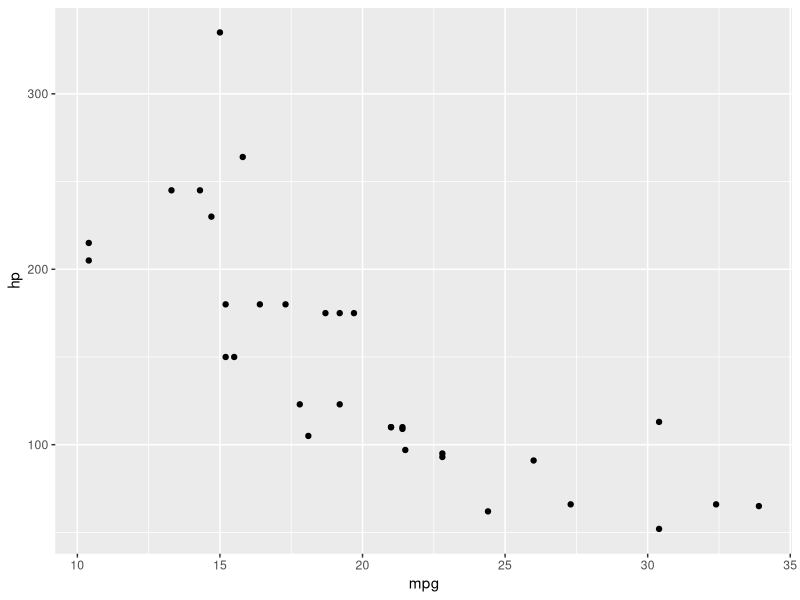
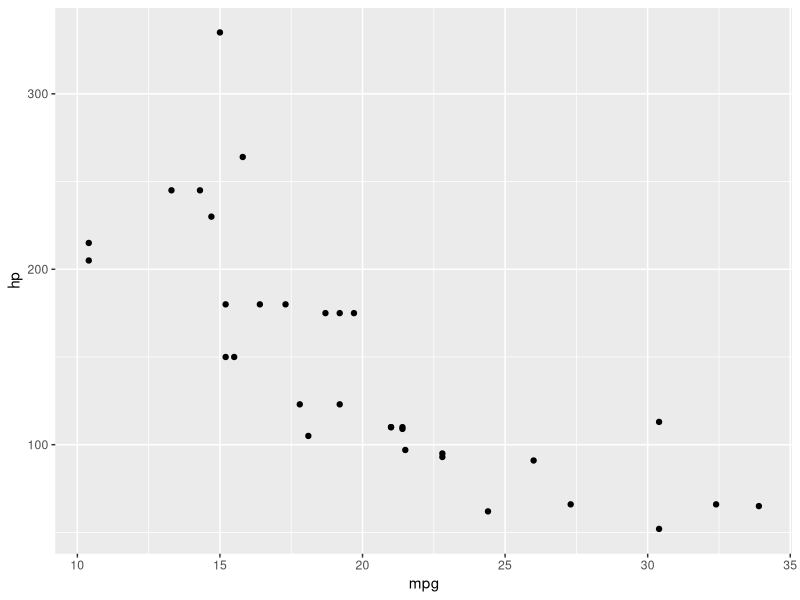
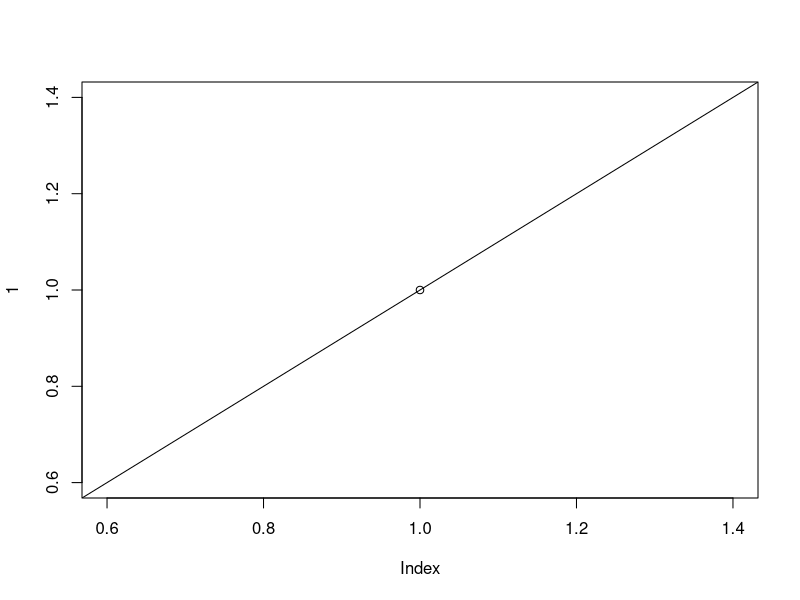
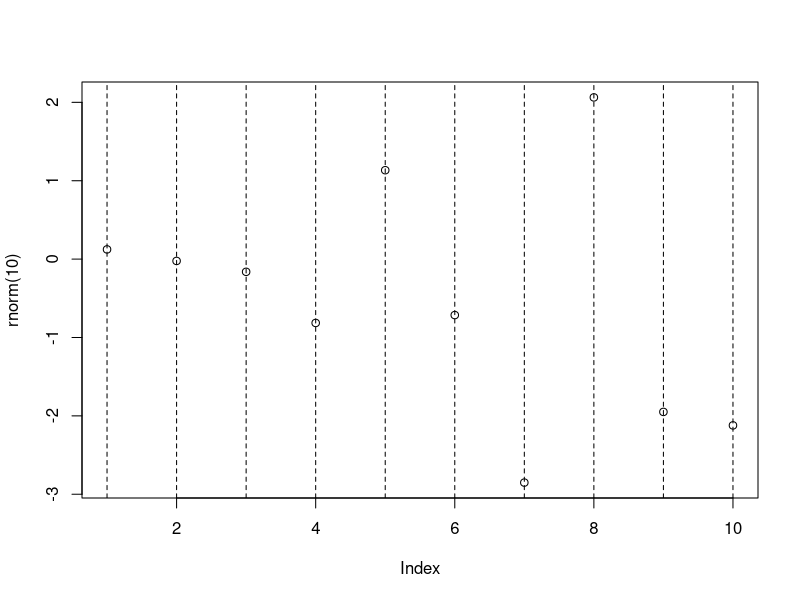

Recreate these plots in R, in order.
## ---- chunk 1
mtcars
library("ggplot2")
ggplot(mtcars, mapping = aes(mpg, hp))+
  geom_point()
## ---- chunk 2
ggplot(mtcars, mapping = aes(mpg, hp))+
  geom_point()
## ---- chunk 3
plot(1)         # high-level plot
abline(0, 1)    # low-level change
plot(rnorm(10)) # high-level plot
# many low-level changes in a loop (a single R expression)
for(i in 1:10) {
    abline(v = i, lty = 2)
}
